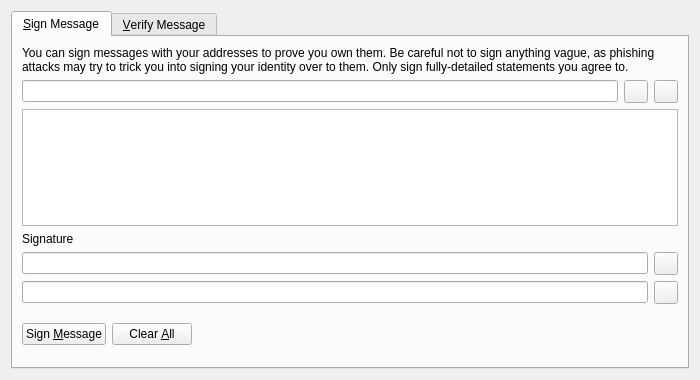
<?xml version="1.0" encoding="UTF-8"?>
<ui version="4.0">
 <class>SignVerifyMessageDialog</class>
 <widget class="QDialog" name="SignVerifyMessageDialog">
  <property name="geometry">
   <rect>
    <x>0</x>
    <y>0</y>
    <width>700</width>
    <height>380</height>
   </rect>
  </property>
  <property name="windowTitle">
   <string>Signatures - Sign / Verify a Message</string>
  </property>
  <property name="modal">
   <bool>true</bool>
  </property>
  <layout class="QVBoxLayout" name="verticalLayout">
   <item>
    <widget class="QTabWidget" name="tabWidget">
     <property name="currentIndex">
      <number>0</number>
     </property>
     <widget class="QWidget" name="tabSignMessage">
      <attribute name="title">
       <string>&amp;Sign Message</string>
      </attribute>
      <layout class="QVBoxLayout" name="verticalLayout_SM">
       <item>
        <widget class="QLabel" name="infoLabel_SM">
         <property name="text">
          <string>You can sign messages with your addresses to prove you own them. Be careful not to sign anything vague, as phishing attacks may try to trick you into signing your identity over to them. Only sign fully-detailed statements you agree to.</string>
         </property>
         <property name="textFormat">
          <enum>Qt::PlainText</enum>
         </property>
         <property name="wordWrap">
          <bool>true</bool>
         </property>
        </widget>
       </item>
       <item>
        <layout class="QHBoxLayout" name="horizontalLayout_1_SM">
         <item>
          <widget class="QValidatedLineEdit" name="addressIn_SM">
           <property name="toolTip">
            <string>The ION address to sign the message with</string>
           </property>
          </widget>
         </item>
         <item>
          <widget class="QToolButton" name="addressBookButton_SM">
           <property name="toolTip">
            <string>Choose previously used address</string>
           </property>
           <property name="text">
            <string/>
           </property>
           <property name="icon">
            <iconset resource="../ion.qrc">
             <normaloff>:/icons/address-book</normaloff>:/icons/address-book</iconset>
           </property>
           <property name="shortcut">
            <string>Alt+A</string>
           </property>
          </widget>
         </item>
         <item>
          <widget class="QToolButton" name="pasteButton_SM">
           <property name="toolTip">
            <string>Paste address from clipboard</string>
           </property>
           <property name="text">
            <string/>
           </property>
           <property name="icon">
            <iconset resource="../ion.qrc">
             <normaloff>:/icons/editpaste</normaloff>:/icons/editpaste</iconset>
           </property>
           <property name="shortcut">
            <string>Alt+P</string>
           </property>
          </widget>
         </item>
        </layout>
       </item>
       <item>
        <widget class="QPlainTextEdit" name="messageIn_SM">
         <property name="toolTip">
          <string>Enter the message you want to sign here</string>
         </property>
        </widget>
       </item>
       <item>
        <widget class="QLabel" name="signatureLabel_SM">
         <property name="text">
          <string>Signature</string>
         </property>
         <property name="textFormat">
          <enum>Qt::PlainText</enum>
         </property>
        </widget>
       </item>
       <item>
        <layout class="QHBoxLayout" name="horizontalLayout_2_SM">
         <item>
          <widget class="QLineEdit" name="signatureOut_SM">
           <property name="font">
            <font>
             <italic>true</italic>
            </font>
           </property>
           <property name="readOnly">
            <bool>true</bool>
           </property>
          </widget>
         </item>
         <item>
          <widget class="QToolButton" name="copySignatureButton_SM">
           <property name="toolTip">
            <string>Copy the current signature to the system clipboard</string>
           </property>
           <property name="text">
            <string/>
           </property>
           <property name="icon">
            <iconset resource="../ion.qrc">
             <normaloff>:/icons/editcopy</normaloff>:/icons/editcopy</iconset>
           </property>
          </widget>
         </item>
        </layout>
       </item>
       <item>
        <layout class="QHBoxLayout" name="horizontalLayout_2a_SM">
         <item>
          <widget class="QLineEdit" name="hashOut_SM">
           <property name="font">
            <font>
             <italic>true</italic>
            </font>
           </property>
           <property name="readOnly">
            <bool>true</bool>
           </property>
          </widget>
         </item>
         <item>
          <widget class="QToolButton" name="copyHashButton_SM">
           <property name="toolTip">
            <string>Copy the current hash to the system clipboard</string>
           </property>
           <property name="text">
            <string/>
           </property>
           <property name="icon">
            <iconset resource="../ion.qrc">
             <normaloff>:/icons/editcopy</normaloff>:/icons/editcopy</iconset>
           </property>
          </widget>
         </item>
        </layout>
       </item>
       <item>
        <layout class="QHBoxLayout" name="horizontalLayout_3_SM">
         <item>
          <widget class="QPushButton" name="signMessageButton_SM">
           <property name="toolTip">
            <string>Sign the message to prove you own this ION address</string>
           </property>
           <property name="text">
            <string>Sign &amp;Message</string>
           </property>
           <property name="icon">
            <iconset resource="../ion.qrc">
             <normaloff>:/icons/edit</normaloff>:/icons/edit</iconset>
           </property>
           <property name="autoDefault">
            <bool>false</bool>
           </property>
          </widget>
         </item>
         <item>
          <widget class="QPushButton" name="clearButton_SM">
           <property name="toolTip">
            <string>Reset all sign message fields</string>
           </property>
           <property name="text">
            <string>Clear &amp;All</string>
           </property>
           <property name="icon">
            <iconset resource="../ion.qrc">
             <normaloff>:/icons/remove</normaloff>:/icons/remove</iconset>
           </property>
           <property name="autoDefault">
            <bool>false</bool>
           </property>
          </widget>
         </item>
         <item>
          <spacer name="horizontalSpacer_1_SM">
           <property name="orientation">
            <enum>Qt::Horizontal</enum>
           </property>
           <property name="sizeHint" stdset="0">
            <size>
             <width>40</width>
             <height>48</height>
            </size>
           </property>
          </spacer>
         </item>
         <item>
          <widget class="QLabel" name="statusLabel_SM">
           <property name="font">
            <font>
             <weight>75</weight>
             <bold>true</bold>
            </font>
           </property>
           <property name="text">
            <string/>
           </property>
           <property name="wordWrap">
            <bool>true</bool>
           </property>
          </widget>
         </item>
         <item>
          <spacer name="horizontalSpacer_2_SM">
           <property name="orientation">
            <enum>Qt::Horizontal</enum>
           </property>
           <property name="sizeHint" stdset="0">
            <size>
             <width>40</width>
             <height>48</height>
            </size>
           </property>
          </spacer>
         </item>
        </layout>
       </item>
      </layout>
     </widget>
     <widget class="QWidget" name="tabVerifyMessage">
      <attribute name="title">
       <string>&amp;Verify Message</string>
      </attribute>
      <layout class="QVBoxLayout" name="verticalLayout_VM">
       <item>
        <widget class="QLabel" name="infoLabel_VM">
         <property name="text">
          <string>Enter the signing address, message (ensure you copy line breaks, spaces, tabs, etc. exactly) and signature below to verify the message. Be careful not to read more into the signature than what is in the signed message itself, to avoid being tricked by a man-in-the-middle attack.</string>
         </property>
         <property name="textFormat">
          <enum>Qt::PlainText</enum>
         </property>
         <property name="alignment">
          <set>Qt::AlignLeading|Qt::AlignLeft|Qt::AlignTop</set>
         </property>
         <property name="wordWrap">
          <bool>true</bool>
         </property>
        </widget>
       </item>
       <item>
        <layout class="QHBoxLayout" name="horizontalLayout_1_VM">
         <item>
          <widget class="QValidatedLineEdit" name="addressIn_VM">
           <property name="toolTip">
            <string>The ION address the message was signed with</string>
           </property>
          </widget>
         </item>
         <item>
          <widget class="QToolButton" name="addressBookButton_VM">
           <property name="toolTip">
            <string>Choose previously used address</string>
           </property>
           <property name="text">
            <string/>
           </property>
           <property name="icon">
            <iconset resource="../ion.qrc">
             <normaloff>:/icons/address-book</normaloff>:/icons/address-book</iconset>
           </property>
           <property name="shortcut">
            <string>Alt+A</string>
           </property>
          </widget>
         </item>
        </layout>
       </item>
       <item>
        <widget class="QPlainTextEdit" name="messageIn_VM"/>
       </item>
       <item>
        <widget class="QValidatedLineEdit" name="signatureIn_VM"/>
       </item>
       <item>
        <layout class="QHBoxLayout" name="horizontalLayout_2_VM">
         <item>
          <widget class="QPushButton" name="verifyMessageButton_VM">
           <property name="toolTip">
            <string>Verify the message to ensure it was signed with the specified ION address</string>
           </property>
           <property name="text">
            <string>Verify &amp;Message</string>
           </property>
           <property name="icon">
            <iconset resource="../ion.qrc">
             <normaloff>:/icons/transaction_0</normaloff>:/icons/transaction_0</iconset>
           </property>
           <property name="autoDefault">
            <bool>false</bool>
           </property>
          </widget>
         </item>
         <item>
          <widget class="QPushButton" name="clearButton_VM">
           <property name="toolTip">
            <string>Reset all verify message fields</string>
           </property>
           <property name="text">
            <string>Clear &amp;All</string>
           </property>
           <property name="icon">
            <iconset resource="../ion.qrc">
             <normaloff>:/icons/remove</normaloff>:/icons/remove</iconset>
           </property>
           <property name="autoDefault">
            <bool>false</bool>
           </property>
          </widget>
         </item>
         <item>
          <spacer name="horizontalSpacer_1_VM">
           <property name="orientation">
            <enum>Qt::Horizontal</enum>
           </property>
           <property name="sizeHint" stdset="0">
            <size>
             <width>40</width>
             <height>48</height>
            </size>
           </property>
          </spacer>
         </item>
         <item>
          <widget class="QLabel" name="statusLabel_VM">
           <property name="font">
            <font>
             <weight>75</weight>
             <bold>true</bold>
            </font>
           </property>
           <property name="text">
            <string/>
           </property>
           <property name="wordWrap">
            <bool>true</bool>
           </property>
          </widget>
         </item>
         <item>
          <spacer name="horizontalSpacer_2_VM">
           <property name="orientation">
            <enum>Qt::Horizontal</enum>
           </property>
           <property name="sizeHint" stdset="0">
            <size>
             <width>40</width>
             <height>48</height>
            </size>
           </property>
          </spacer>
         </item>
        </layout>
       </item>
      </layout>
     </widget>
    </widget>
   </item>
  </layout>
 </widget>
 <customwidgets>
  <customwidget>
   <class>QValidatedLineEdit</class>
   <extends>QLineEdit</extends>
   <header>qvalidatedlineedit.h</header>
  </customwidget>
 </customwidgets>
 <resources>
  <include location="../ion.qrc"/>
 </resources>
 <connections/>
</ui>
